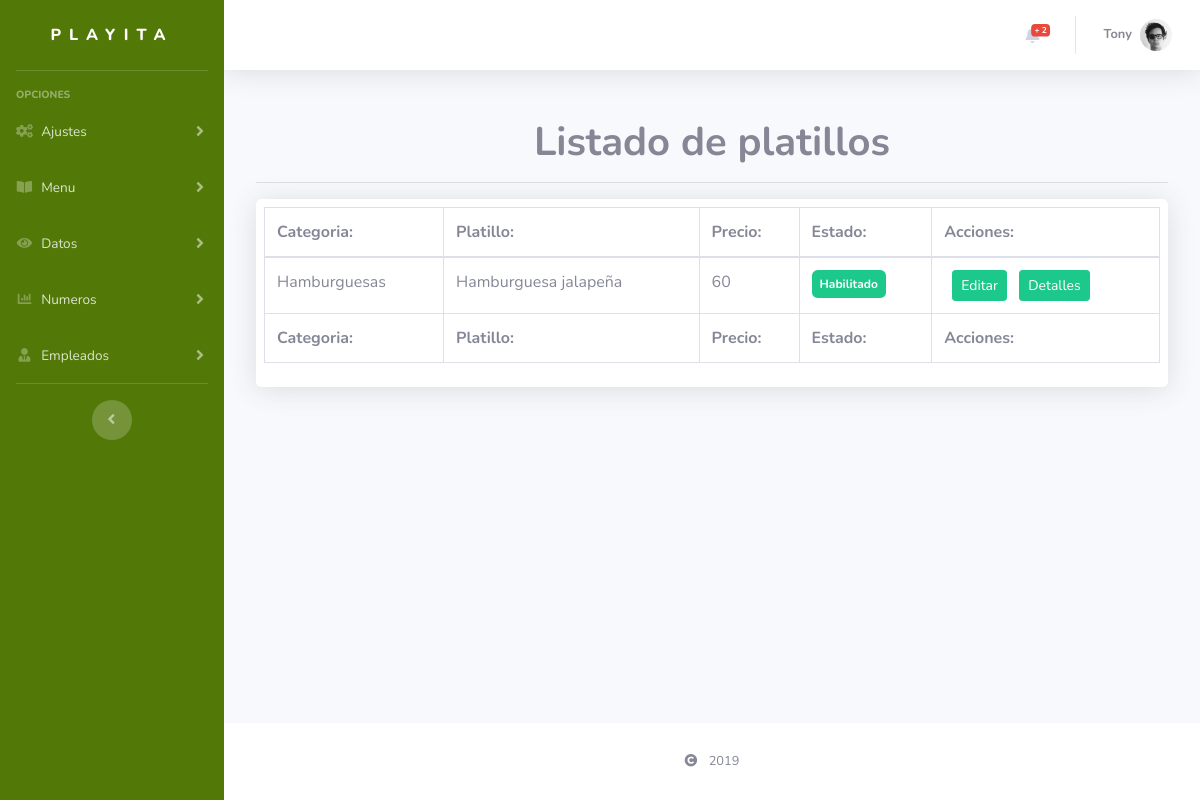
The page /modadm/tablePlat/ (signed in) on the database as committed earlier.
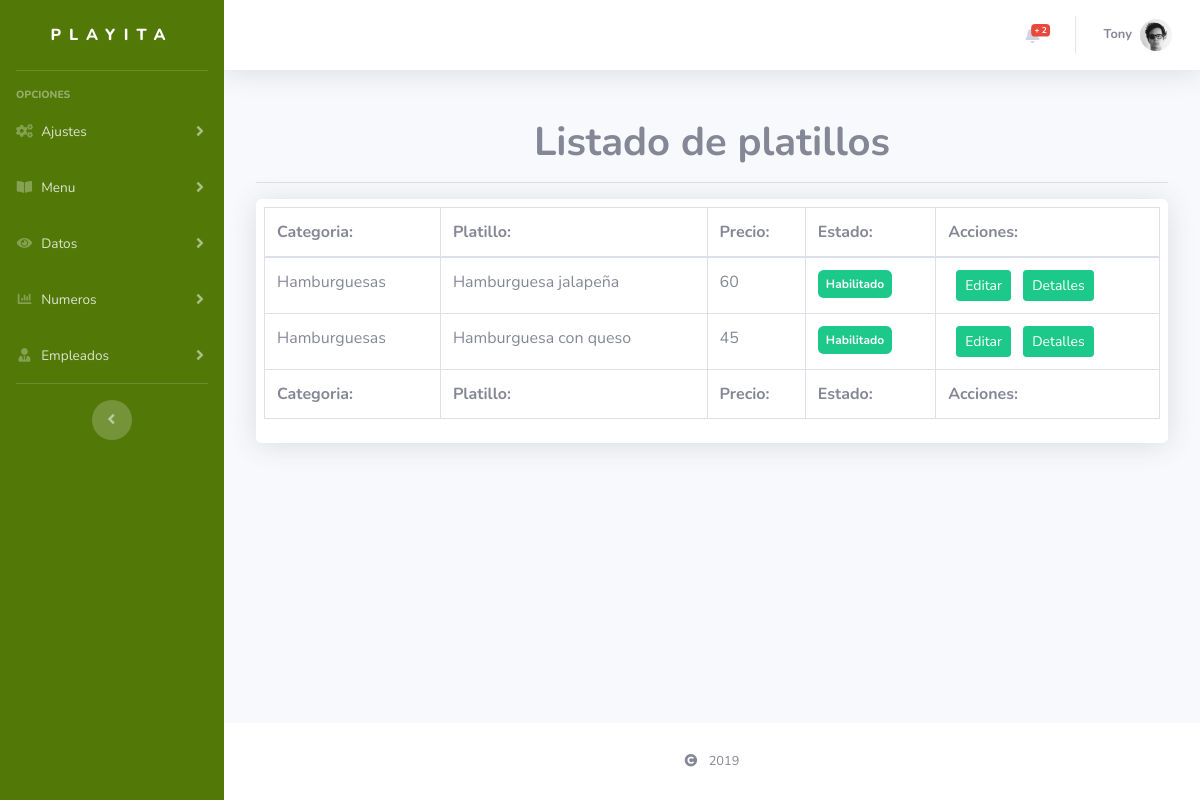
The same page on the database as committed later.
### tables this page shows
CREATE TABLE `plat_menu` (
  `id_platillo` int(11) NOT NULL,
  `id_categoria` int(11) DEFAULT NULL,
  `nombre_plat` varchar(50) DEFAULT NULL,
  `descripcion_plat` varchar(500) DEFAULT NULL,
  `precio_plat` float DEFAULT NULL,
  `tiempo_prepare` varchar(50) DEFAULT NULL,
  `imagen_plat1` varchar(100) DEFAULT NULL,
  `imagen_plat2` varchar(100) DEFAULT NULL,
  `estado_plat` tinyint(4) DEFAULT NULL
);

CREATE TABLE `categoria` (
  `id_categoria` int(11) NOT NULL,
  `nombre_cat` varchar(50) DEFAULT NULL,
  `descripcion_cat` varchar(500) DEFAULT NULL,
  `estado_cat` tinyint(4) DEFAULT NULL
);

### modadm/Index.php (the view, shortened to what the changed rows need)
<?php
if ($_SESSION['keyAdm'] == "" || $_SESSION['keyAdm'] == null) {
  header('Location:../');
} else {
?>
<!DOCTYPE html>
<html lang="es">
<head>
  <link href="<?php echo SERVERURL; ?>assets/vendor/fontawesome-free/css/all.min.css" rel="stylesheet" type="text/css">
  <link href="<?php echo SERVERURL; ?>assets/css/sb-admin-2.min.css" rel="stylesheet">
  <link rel="stylesheet" type="text/css" href="<?php echo SERVERURLADM; ?>css/styles.css">
  <link href="<?php echo SERVERURL; ?>assets/vendor/datatables/dataTables.bootstrap4.min.css" rel="stylesheet">
</head>
<body id="page-top">
  <div id="wrapper">
    <div id="content-wrapper" class="d-flex flex-column">
      <div id="content">
        <?php
          if (isset($_GET['view'])) {
              $views = explode("/", $_GET['view']);
              if (is_file('adm/'.$views[0].'.php')) { {}
                  include 'adm/'.$views[0].'.php';
              } else {
                  include 'adm/Index.php';
              }
          } else {
              include 'adm/Index.php';
          }
        ?>
      </div>
    </div>
  </div>
</body>
</html>
<?php
}
?>

### modadm/adm/tablePlat.php (shortened to what the changed rows need)
<div class="container-fluid animated fadeIn delay-1s mt-4">
	<div class="rounded p-2">
		<h1 class="text-center mt-3 mb-3">
			<b>
				Listado de platillos
			</b>
		</h1>
		<div class="table-responsive bg-white rounded shadow p-2">
        	<table class="table table-bordered table-hover" id="tbListadoClients" width="100%" cellspacing="0">
          		<thead>
            		<tr>
            			<th>Categoria:</th>
						<th>Platillo:</th>
						<th>Precio:</th>
						<th>Estado:</th>
						<th>Acciones:</th>
            		</tr>
          		</thead>
          		<tbody>
          			<?php
          				try {
          					$dbc = new Connect();
          					$dbc = $dbc -> getDB();
          					$query = $dbc -> prepare("SELECT pm.nombre_plat, pm.id_platillo, pm.precio_plat, ct.nombre_cat, pm.estado_plat FROM plat_menu pm INNER JOIN categoria ct ON ct.id_categoria = pm.id_categoria");
          					$query -> execute();
          					while ($dt = $query -> fetch(PDO::FETCH_OBJ)) {
          			?>
							<tr>
								<td>
									<?php echo $dt->nombre_cat; ?></td>
								<td><?php echo $dt->nombre_plat; ?></td>
								<td><?php echo $dt->precio_plat; ?></td>
								<td>
									<?php
										if ($dt->estado_plat == 1) {
									?>
										<span class="badge badge-success p-2">
											Habilitado
										</span>
									<?php
										} else {
									?>
										<span class="badge badge-danger p-2">
											Inhabilitado
										</span>
									<?php
										}
									?>
								</td>
								<td>
									<a href="<?php echo SERVERURLADM; ?>editPla/<?php echo $dt->id_platillo; ?>/" class="ml-2 btn btn-success btn-sm">
										Editar
									</a>
									<a href="<?php echo SERVERURLADM; ?>dataPla/<?php echo $dt->id_platillo; ?>/" class="ml-2 btn btn-success btn-sm">
										Detalles
									</a>
								</td>
							</tr>
          			<?php
          					}
          				} catch (PDOException $e) {
          					echo $e->getMessage();
          				} finally {
          					$dbc = null;
          				}
          			?>
          		</tbody>
          		<tfoot>
            		<tr>
             			<th>Categoria:</th>
						<th>Platillo:</th>
						<th>Precio:</th>
						<th>Estado:</th>
						<th>Acciones:</th>
            		</tr>
          		</tfoot>
        	</table>
    	</div>
	</div>
</div>

Rows that differ between the two databases and show on the page:
added plat_menu: id_categoria.nombre_cat "Hamburguesas", nombre_plat "Hamburguesa con queso", precio_plat "45", estado_plat "Habilitado"
